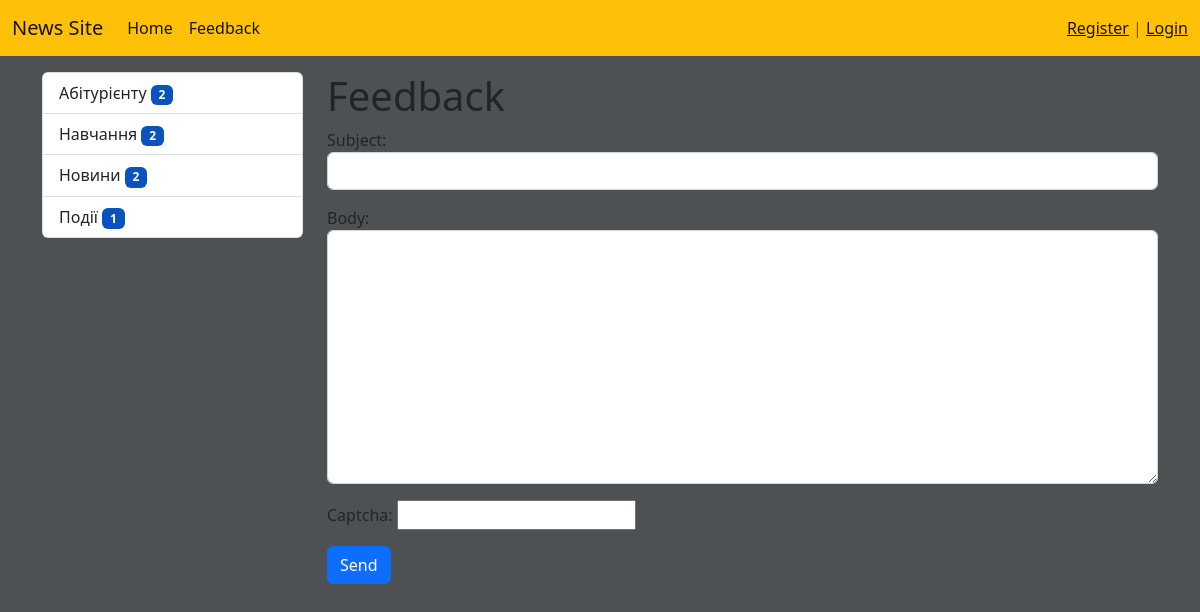
The page /feedback/ on the database its author committed.
### news/models.py (models this page shows, shortened)
class Category(models.Model):
    title = models.CharField(max_length=150, db_index=True, verbose_name='Category name')
    def get_absolute_url(self):
        return reverse('category', kwargs={'category_id': self.pk})
    class Meta:
        verbose_name = 'Category'
        verbose_name_plural = 'Categories'
        ordering = ['title']

### news/views.py (the view)
# urls.py: path('feedback/', send_email, name='feedback')
def send_email(request):
    if request.method == 'POST':
        feedback_form = ContactForm(request.POST)
        if feedback_form.is_valid():
            mail = send_mail(feedback_form.cleaned_data['subject'], feedback_form.cleaned_data['body'],
                             'work_test813@ukr.net', ['Drak@gmail.com'], fail_silently=True)
            if mail:
                messages.success(request, 'E-mail sended')
                return redirect('home')
            else:
                messages.error(request, 'Error')
    else:
        feedback_form = ContactForm()
    return render(request, 'news/feedback.html', {'form': feedback_form})

### news/forms.py
class ContactForm(forms.Form):
    subject = forms.CharField(label='Subject', widget=forms.TextInput(attrs={"class": "form-control"}))
    body = forms.CharField(label='Body', widget=forms.Textarea(attrs={"class": "form-control"}))
    captcha = CaptchaField()

### news/templatetags/news_tags.py (called while the page is built)
@register.inclusion_tag('news/list_categories.html')
def show_categories():
    categories = Category.objects.annotate(cnt=Count('news', filter=F('news__is_published'))).filter(cnt__gt=0)
    return {'categories': categories}

### news/templates/news/feedback.html (shortened to what this page needs)
{%extends 'base.html'%}
{%block sidebar%}
{% include 'inc/_sidebar.html'%}
{%endblock%}
{%block content%}
<h1>Feedback</h1>
<form method="post">
    {{form.as_p}}
    <button type="submit" class="btn btn-primary btn-block">Send</button>
</form>
{%endblock%}

### news/templates/news/list_categories.html
<div class="list-group">
    {% for i in categories %}
    <a href="{{i.get_absolute_url}}" class="list-group-item list-group-item-action">
        {{i.title}}
        <span class="badge badge-warning" style="background-color: #0a53be !important;">{{i.cnt}}</span>
    </a>
    {% endfor %}
</div>

### study_site/static/css/style.css (style rules this page uses)
body { background-color: #4d5154; }

### rows shown on the page
Category: title "Абітурієнту", cnt "2"
Category: title "Навчання", cnt "2"
Category: title "Новини", cnt "2"
Category: title "Події", cnt "1"
